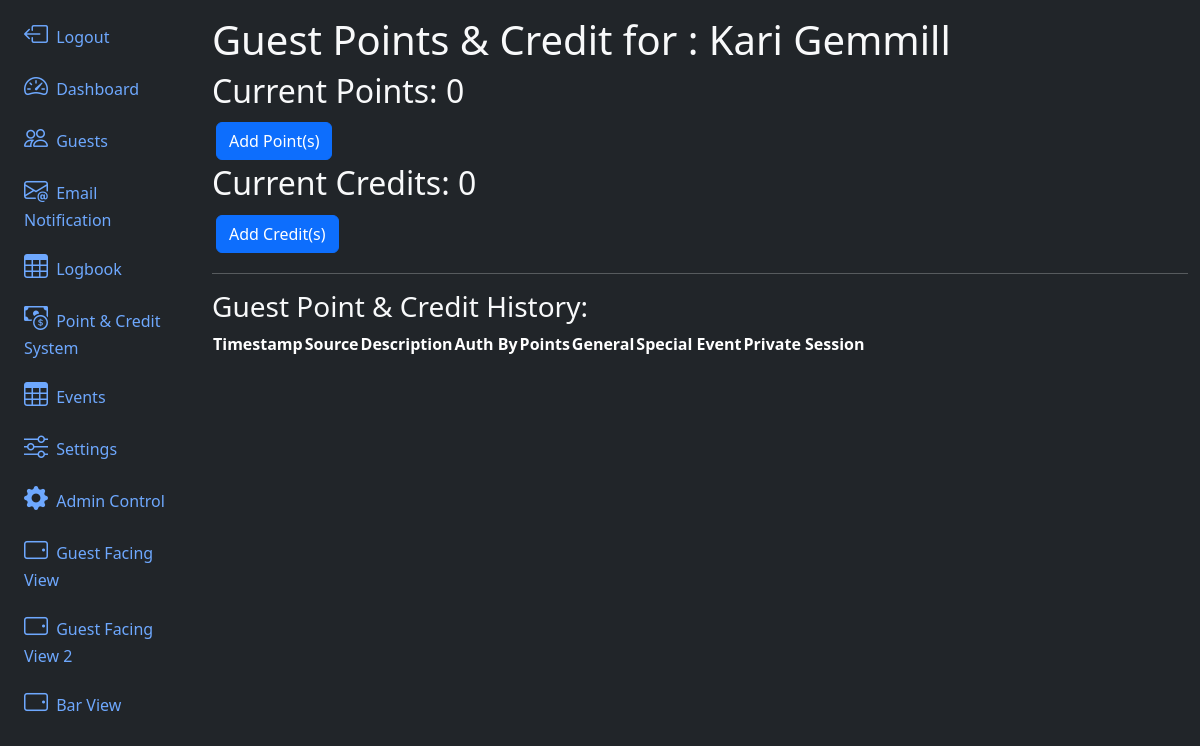
Page /guestCredit/1 on the committed database.
### app/models.py (models this page shows, shortened)
@dataclass
class Guest(db.Model, UserMixin):
    id:int = db.Column(db.Integer, primary_key=True)
    uuid:str  = db.Column(db.String, unique=True, name="uuid")
    fetUsername:str  = db.Column(db.String(100) )
    name:str  = db.Column(db.String(100), nullable=False)
    email:str  = db.Column(db.String(200), nullable=False)
    phone:str  = db.Column(db.String(20))
    barStatus:int = db.Column(db.Integer, default=0)
    checkin_blocked:bool = db.Column(db.Boolean(), default=False)
    password:str  = db.Column(db.String(255))
    allow_qrcode_refresh:bool = db.Column(db.Boolean(), default=True)
    roles = db.relationship('Role', backref=db.backref('guests'), secondary=guest_role)
    performs = db.relationship('Addon', backref='guests', secondary='guest_addons')
    termsCheck:bool = db.Column(db.Boolean(), default=False)
    termsDate = db.Column(db.DateTime(timezone=True), server_default=func.now())
    membershipEmailSent:bool = db.Column(db.Boolean(), default=False)
    membershipEmailSentDate = db.Column(db.DateTime(timezone=True), server_default=None)
    membershipStart = db.Column(db.DateTime(timezone=True), server_default=None)
    membershipEnd = db.Column(db.DateTime(timezone=True), server_default=None)
    credit = db.relationship('GuestCredit',backref='guest')
    logbook = db.relationship('Guestlog', backref='guest')
    checkedIn:bool = db.Column(db.Boolean(), default=False)
    lastVisit = db.Column(db.DateTime(timezone=True), server_default=None)
    lastCheckOut = db.Column(db.DateTime(timezone=True), server_default=None)
    created_at = db.Column(db.DateTime(timezone=True), server_default=func.now())
    def __str__(self):
        return f'{self.name}'

@dataclass
class GuestCredit(db.Model):
    id:int = db.Column(db.Integer, primary_key=True)
    lastUpdate = db.Column(db.DateTime(timezone=True), server_default=None)
    guest_id = db.Column(db.Integer, db.ForeignKey('guest.id'), nullable=False)
    points:int  = db.Column(db.Integer, nullable=False, default=0)
    generalAmount:int  = db.Column(db.Integer, nullable=False, default=0)
    specialEventAmount:int  = db.Column(db.Integer, nullable=False, default=0)
    privateSessionAmount:int  = db.Column(db.Integer, nullable=False, default=0)

### app/routes.py (the view, shortened to what this page needs)
@app.route('/guestCredit/<id>', methods=['GET', 'POST'])
def guestCredit(id):
    if(id is None):
        return redirect(url_for('guests', guests=Guest.query.all()))
    _guest = Guest.query.filter_by(id=id).first()
    guestCredit = GuestCredit.query.filter_by(guest_id=_guest.id).first()
    print(_guest, guestCredit)
    return render_template('guestCredit.html',settings=Setting.query.first(), guest=_guest, guestCredit=GuestCredit.query.filter_by(guest=_guest).first(), guestCreditLog=CreditTransactionLog.query.filter_by(guest=_guest.id).all())

### app/templates/guestCredit.html (shortened to what this page needs)
{% extends 'layout.html' %}
{% block content %}
<h1>Guest Points & Credit for : {{guest.name}}</h1>
{% if guest.credit %}
{% if guestCredit.points >= settings.points_per_credit %}
<h2>Current Points: {{ guestCredit.points }}</h2><a href="/guestCredit/{{ guest.id }}/addPoints" class="btn btn-primary m-1">Add Point(s)</a> <a href="/guestCredit/{{ guest.id }}/upgradePoints" class="btn btn-primary m-1">Upgrade To Credit</a>
{% else %}
<h2>Current Points: {{ guestCredit.points }}</h2><a href="/guestCredit/{{ guest.id }}/addPoints" class="btn btn-primary m-1">Add Point(s)</a>
{% endif %}
<h2>Current Credits: {{ guestCredit.generalAmount }}</h2>
<a href="/guestCredit/{{ guest.id }}/addCredits" class="btn btn-primary m-1">Add Credit(s)</a>
<hr>
<h3>Guest Point & Credit History:</h3>
<table class="table-dark rounded-3 overflow-hidden " data-toggle="table" >
    <thead>
        <tr>
            <th data-sortable="true" scope="col">Timestamp</th>
            <th data-sortable="true" scope="col">Source</th>
            <th data-sortable="true" scope="col">Description</th>
            <th data-sortable="true" scope="col">Auth By</th>
            <th data-sortable="true" scope="col">Points</th>
            <th data-sortable="true" scope="col">General</th>
            <th data-sortable="true" scope="col">Special Event</th>
            <th data-sortable="true" scope="col">Private Session</th>
        </tr>
    </thead>
</table>
{% else %}
<h2>Guest has no credit account established</h2>
{% endif %}
{% endblock content %}

### rows in the picture
Guest: name "Kari Gemmill"
GuestCredit: points "0", generalAmount "0"
